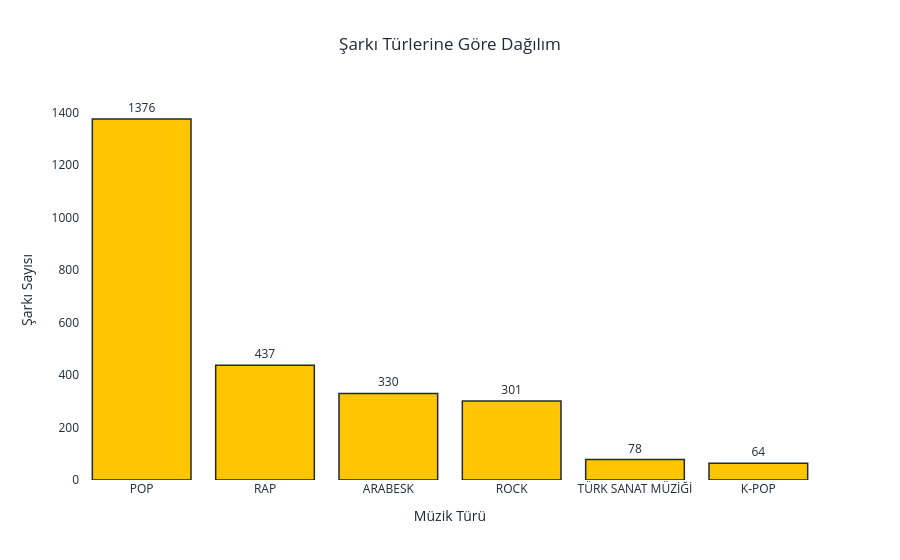

The code cell stored with this chart in its notebook:
### Code cell
import plotly.express as px
import plotly.io as pio
from IPython.display import HTML, display

tur_sayim = df["ŞARKI TÜRÜ"].value_counts().reset_index()
tur_sayim.columns = ["Tür", "Şarkı Sayısı"]

fig = px.bar(
    tur_sayim,
    x="Tür",
    y="Şarkı Sayısı",
    text="Şarkı Sayısı",
    title="Şarkı Türlerine Göre Dağılım"
)

fig.update_traces(
    marker_color=ticaret_gold,
    marker_line_color=ticaret_navy,
    marker_line_width=1.5,
    textposition="outside"
)

fig.update_layout(
    title_x=0.5,
    plot_bgcolor="white",
    paper_bgcolor="white",
    font=dict(color=ticaret_navy),
    xaxis_title="Müzik Türü",
    yaxis_title="Şarkı Sayısı"
)

fig.show()

### Figure 1 — Plotly figure (JSON) as saved in the notebook; plotly's stock layout.template omitted (floating-point values rounded to 4 significant figures)
{"data": [{"hovertemplate": "Tür=%{x}<br>Şarkı Sayısı=%{text}<extra></extra>", "legendgroup": "", "marker": {"color": "#FFC600", "line": {"color": "#1F2A37", "width": 1.5}, "pattern": {"shape": ""}}, "name": "", "orientation": "v", "showlegend": false, "text": [1376.0, 437.0, 330.0, 301.0, 78.0, 64.0], "textposition": "outside", "type": "bar", "x": ["POP", "RAP", "ARABESK", "ROCK", "TÜRK SANAT MÜZİĞİ", "K-POP"], "xaxis": "x", "y": [1376, 437, 330, 301, 78, 64], "yaxis": "y"}], "layout": {"barmode": "relative", "font": {"color": "#1F2A37"}, "legend": {"tracegroupgap": 0}, "paper_bgcolor": "white", "plot_bgcolor": "white", "title": {"text": "Şarkı Türlerine Göre Dağılım", "x": 0.5}, "xaxis": {"anchor": "y", "domain": [0, 1], "title": {"text": "Müzik Türü"}}, "yaxis": {"anchor": "x", "domain": [0, 1], "title": {"text": "Şarkı Sayısı"}}}}
